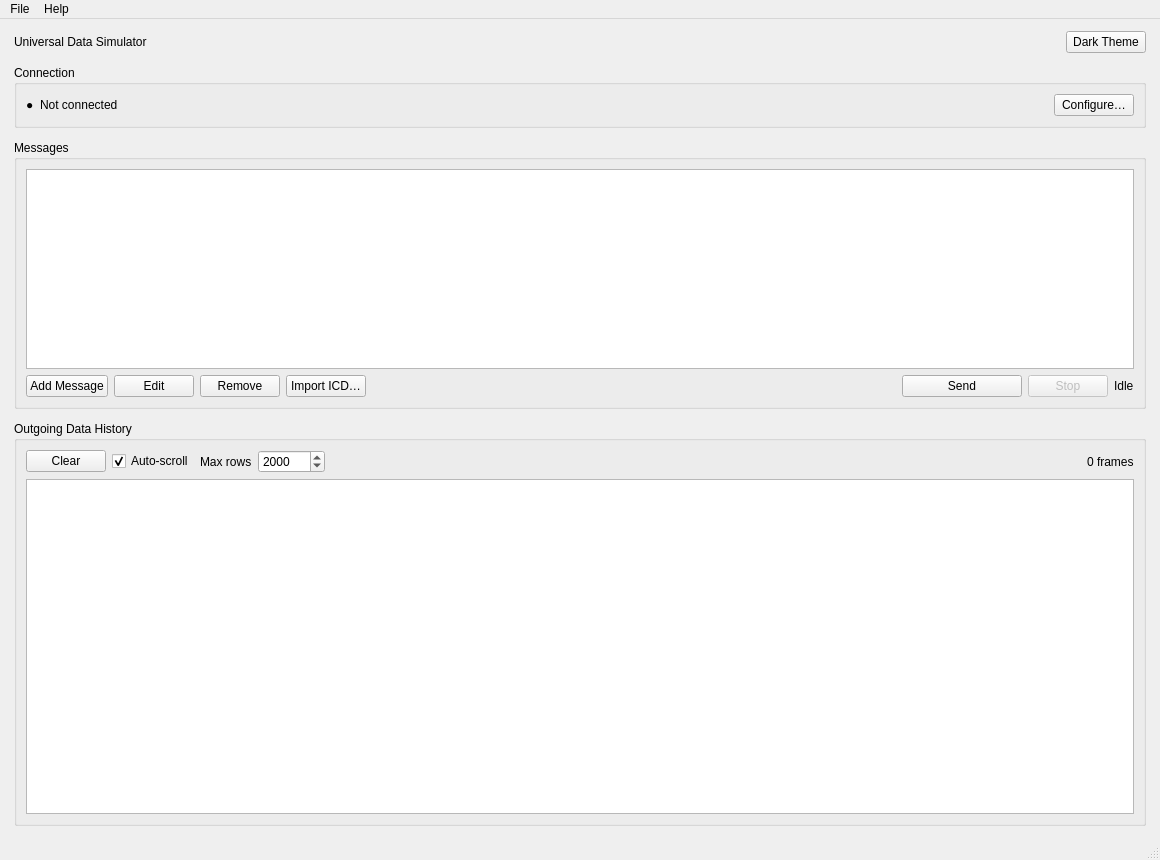
<?xml version="1.0" encoding="UTF-8"?>
<ui version="4.0">
 <class>SimulatorWindow</class>
 <widget class="QMainWindow" name="SimulatorWindow">
  <property name="geometry"><rect><x>0</x><y>0</y><width>1160</width><height>860</height></rect></property>
  <property name="windowTitle"><string>Universal Data Simulator</string></property>
  <widget class="QWidget" name="centralWidget">
   <layout class="QVBoxLayout" name="mainLayout" stretch="0,0,1,2">
    <property name="spacing"><number>12</number></property>
    <property name="leftMargin"><number>14</number></property>
    <property name="topMargin"><number>12</number></property>
    <property name="rightMargin"><number>14</number></property>
    <property name="bottomMargin"><number>12</number></property>
    <item>
     <layout class="QHBoxLayout" name="topRowLayout">
      <item><widget class="QLabel" name="lblAppTitle"><property name="text"><string>Universal Data Simulator</string></property></widget></item>
      <item><spacer name="topStretch"><property name="orientation"><enum>Qt::Horizontal</enum></property><property name="sizeHint" stdset="0"><size><width>40</width><height>20</height></size></property></spacer></item>
      <item><widget class="QPushButton" name="btnTheme"><property name="text"><string>Dark Theme</string></property><property name="toolTip"><string>Switch between Dark and Light themes (Ctrl+T).</string></property></widget></item>
     </layout>
    </item>
    <item>
     <widget class="QGroupBox" name="grpConnection">
      <property name="title"><string>Connection</string></property>
      <layout class="QHBoxLayout" name="connBarLayout">
       <item><widget class="QLabel" name="lblLinkDot"><property name="text"><string>●</string></property></widget></item>
       <item><widget class="QLabel" name="lblConnName"><property name="text"><string>Not connected</string></property><property name="toolTip"><string>The active connection (destination + status). Press Configure to change it.</string></property></widget></item>
       <item><widget class="QLabel" name="lblLinkStatus"><property name="text"><string/></property></widget></item>
       <item><spacer name="connBarStretch"><property name="orientation"><enum>Qt::Horizontal</enum></property><property name="sizeHint" stdset="0"><size><width>40</width><height>20</height></size></property></spacer></item>
       <item><widget class="QPushButton" name="btnConfigureConnection"><property name="text"><string>Configure…</string></property><property name="toolTip"><string>Open the connection settings pop-out to choose UDP / TCP / Serial and connect or disconnect.</string></property></widget></item>
      </layout>
     </widget>
    </item>
    <item>
     <widget class="QGroupBox" name="grpMessages">
      <property name="title"><string>Messages</string></property>
      <layout class="QVBoxLayout" name="messagesLayout">
       <item><widget class="QTableWidget" name="tblMessages"><property name="minimumSize"><size><width>0</width><height>200</height></size></property><property name="toolTip"><string>The messages this simulator can send. Tick the Send? box of every message you want streamed; Configure Fields edits the message's fields and values.</string></property></widget></item>
       <item>
        <layout class="QHBoxLayout" name="messageButtonsLayout">
         <item><widget class="QPushButton" name="btnAddMessage"><property name="text"><string>Add Message</string></property><property name="toolTip"><string>Define a new message: name, payload length, data format (HEX or NMEA) and send rate.</string></property></widget></item>
         <item><widget class="QPushButton" name="btnEditMessage"><property name="text"><string>Edit</string></property><property name="toolTip"><string>Edit the selected message's definition.</string></property></widget></item>
         <item><widget class="QPushButton" name="btnRemoveMessage"><property name="text"><string>Remove</string></property><property name="toolTip"><string>Delete the selected message.</string></property></widget></item>
         <item><widget class="QPushButton" name="btnImportIcd"><property name="text"><string>Import ICD…</string></property><property name="toolTip"><string>Import messages and their fields from a Word .docx ICD.</string></property></widget></item>
         <item><spacer name="messageButtonsStretch"><property name="orientation"><enum>Qt::Horizontal</enum></property><property name="sizeHint" stdset="0"><size><width>40</width><height>20</height></size></property></spacer></item>
         <item><widget class="QPushButton" name="btnStartSending"><property name="minimumSize"><size><width>120</width><height>0</height></size></property><property name="text"><string>Send</string></property><property name="toolTip"><string>Verify everything and stream every ticked message at its own rate until Stop (F5).</string></property></widget></item>
         <item><widget class="QPushButton" name="btnStopSending"><property name="text"><string>Stop</string></property><property name="enabled"><bool>false</bool></property><property name="toolTip"><string>Stop streaming. The link stays connected (Shift+F5).</string></property></widget></item>
         <item><widget class="QLabel" name="lblSendStats"><property name="text"><string>Idle</string></property></widget></item>
        </layout>
       </item>
      </layout>
     </widget>
    </item>
    <item>
     <widget class="QGroupBox" name="grpHistory">
      <property name="title"><string>Outgoing Data History</string></property>
      <layout class="QVBoxLayout" name="historyLayout">
       <item>
        <layout class="QHBoxLayout" name="historyControlsLayout">
         <item><widget class="QPushButton" name="btnClearHistory"><property name="text"><string>Clear</string></property><property name="toolTip"><string>Empty the history table.</string></property></widget></item>
         <item><widget class="QCheckBox" name="chkAutoScroll"><property name="text"><string>Auto-scroll</string></property><property name="checked"><bool>true</bool></property><property name="toolTip"><string>Keep the newest row in view as data is sent.</string></property></widget></item>
         <item><widget class="QLabel" name="lblHistMax"><property name="text"><string>Max rows</string></property></widget></item>
         <item><widget class="QSpinBox" name="spinHistoryMax"><property name="minimum"><number>100</number></property><property name="maximum"><number>1000000</number></property><property name="value"><number>2000</number></property><property name="toolTip"><string>Older rows are dropped once the history exceeds this many rows.</string></property></widget></item>
         <item><spacer name="historyControlsStretch"><property name="orientation"><enum>Qt::Horizontal</enum></property><property name="sizeHint" stdset="0"><size><width>40</width><height>20</height></size></property></spacer></item>
         <item><widget class="QLabel" name="lblHistoryCount"><property name="text"><string>0 frames</string></property></widget></item>
        </layout>
       </item>
       <item><widget class="QTableWidget" name="tblHistory"><property name="minimumSize"><size><width>0</width><height>160</height></size></property><property name="alternatingRowColors"><bool>true</bool></property><property name="toolTip"><string>Every payload handed to the link, newest at the bottom: time, message, byte count and hex.</string></property></widget></item>
      </layout>
     </widget>
    </item>
   </layout>
  </widget>
  <widget class="QMenuBar" name="menuBar">
   <property name="geometry"><rect><x>0</x><y>0</y><width>1160</width><height>26</height></rect></property>
   <widget class="QMenu" name="menuFile">
    <property name="title"><string>File</string></property>
    <addaction name="actOpenSetup"/>
    <addaction name="actSaveSetup"/>
    <addaction name="actSaveSetupAs"/>
    <addaction name="separator"/>
    <addaction name="actImportIcd"/>
    <addaction name="separator"/>
    <addaction name="actQuit"/>
   </widget>
   <widget class="QMenu" name="menuHelp">
    <property name="title"><string>Help</string></property>
    <addaction name="actUserManual"/>
    <addaction name="actShortcuts"/>
   </widget>
   <addaction name="menuFile"/>
   <addaction name="menuHelp"/>
  </widget>
  <widget class="QStatusBar" name="statusBar"/>
  <action name="actOpenSetup"><property name="text"><string>Open Setup...</string></property><property name="shortcut"><string>Ctrl+O</string></property><property name="toolTip"><string>Load a saved simulator setup (destination + messages + values) from a JSON file.</string></property></action>
  <action name="actSaveSetup"><property name="text"><string>Save Setup</string></property><property name="shortcut"><string>Ctrl+S</string></property><property name="toolTip"><string>Save the whole simulator setup (destination + messages + values) to a JSON file.</string></property></action>
  <action name="actSaveSetupAs"><property name="text"><string>Save Setup As...</string></property><property name="shortcut"><string>Ctrl+Shift+S</string></property></action>
  <action name="actImportIcd"><property name="text"><string>Import ICD (.docx)...</string></property><property name="shortcut"><string>Ctrl+I</string></property><property name="toolTip"><string>Import messages and fields from a Word .docx ICD.</string></property></action>
  <action name="actQuit"><property name="text"><string>Quit</string></property><property name="shortcut"><string>Ctrl+Q</string></property></action>
  <action name="actShortcuts"><property name="text"><string>Keyboard Shortcuts</string></property><property name="shortcut"><string>Shift+F1</string></property></action>
  <action name="actUserManual"><property name="text"><string>User Manual...</string></property><property name="shortcut"><string>F1</string></property><property name="toolTip"><string>Open the searchable user manual (common functions + troubleshooting).</string></property></action>
 </widget>
 <resources/>
 <connections/>
</ui>
